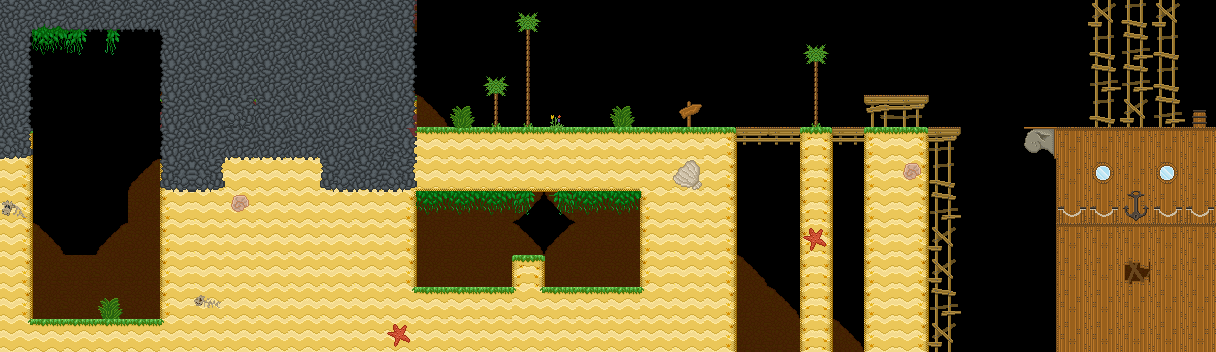

Rendered tile map (Tiled .tmx) drawn with the repository's tilesets; below, a short description and the map source with its tile grids summarised:
An orthogonal 38x11 tile map with 32x32 px tiles, 4 tile layers (background, main, foreground, hidden), 5 tilesets and 52 objects (21x veggie, 2x teleport, 2x beach_bush, start, goal, ...).

<map version="1.0" orientation="orthogonal" renderorder="right-down" width="38" height="11" tilewidth="32" tileheight="32" nextobjectid="62">
 <properties>
  <property name="hints" value="" />
  <property name="time_to_beat" value="14" />
 </properties>
 <tileset firstgid="1" name="grass_level" tilewidth="32" tileheight="32" tilecount="153" columns="17">
  <image source="../../sprites/tilesets/34tile.png" width="544" height="306" />
 </tileset>
 <tileset firstgid="154" name="object_tilemap_32" tilewidth="32" tileheight="32" tilecount="25" columns="5">
  <image source="../../sprites/tilesets/object_tilemap_32.png" width="160" height="160" />
  <tile id="0">
   <properties>
    <property name="item_no" value="5" />
    <property name="type" value="costume_head" />
   </properties>
  </tile>
  <tile id="1">
   <properties>
    <property name="spawn" value="spawn" />
   </properties>
  </tile>
  <tile id="2">
   <properties>
    <property name="goal" value="goal" />
   </properties>
  </tile>
  <tile id="3">
   <properties>
    <property name="name" value="pig" />
   </properties>
  </tile>
  <tile id="4">
   <properties>
    <property name="direction" value="left" />
    <property name="name" value="walking_enemy" />
   </properties>
  </tile>
 </tileset>
 <tileset firstgid="179" name="object_tilemap_16" tilewidth="16" tileheight="16" tilecount="12" columns="4">
  <image source="../../sprites/tilesets/object_tilemap_16.png" width="64" height="48" />
 </tileset>
 <tileset firstgid="191" name="treetops_big_96" tilewidth="96" tileheight="64" tilecount="2" columns="2">
  <image source="../../sprites/objects/scenery/treetops_big_96.png" trans="ff00ff" width="192" height="64" />
 </tileset>
 <tileset firstgid="193" name="34tile_beach_temp" tilewidth="33" tileheight="33" spacing="1" margin="1" tilecount="189" columns="21">
  <image source="../../sprites/tilesets/34tile_beach_temp.png" width="714" height="306" />
 </tileset>
 <layer name="background" width="38" height="11">
  <properties>
   <property name="background" value="background" />
  </properties>
  <data>[418 cells, 119 non-empty, 19 distinct tile ids]</data>
 </layer>
 <layer name="main" width="38" height="11">
  <data>[418 cells, 211 non-empty, 34 distinct tile ids]</data>
 </layer>
 <layer name="foreground" width="38" height="11">
  <properties>
   <property name="foreground" value="foreground" />
  </properties>
  <data>[418 cells, 44 non-empty, 22 distinct tile ids]</data>
 </layer>
 <layer name="hidden" width="38" height="11">
  <data>[418 cells, 32 non-empty, 4 distinct tile ids]</data>
 </layer>
 <objectgroup color="#e70000" name="hard-blocks">
  <object id="43" x="1056" y="128" width="160" height="224" />
  <object id="45" x="32" y="320" width="128" height="32" />
  <object id="48" x="160" y="96" width="32" height="96" />
  <object id="49" x="0" y="0" width="32" height="160" />
  <object id="50" x="160" y="0" width="32" height="32" />
 </objectgroup>
 <objectgroup color="#0055ff" name="soft-blocks">
  <object id="1" x="864" y="96" width="64" height="32" />
  <object id="2" x="928" y="128" width="32" height="32" />
  <object id="3" x="736" y="128" width="64" height="32" />
  <object id="4" x="1024" y="128" width="32" height="32" />
  <object id="41" x="832" y="128" width="32" height="32" />
 </objectgroup>
 <objectgroup name="objects-32px">
  <object id="5" name="start" gid="155" x="448" y="288" width="32" height="32">
   <properties>
    <property name="direction" value="right" />
    <property name="health" value="100" />
   </properties>
  </object>
  <object id="6" name="goal" gid="156" x="80" y="144" width="32" height="32" />
  <object id="7" name="teleport" gid="161" x="576" y="288" width="32" height="32">
   <properties>
    <property name="newX" value="528" />
    <property name="newY" value="76" />
   </properties>
  </object>
  <object id="8" name="teleport" gid="161" x="1120" y="128" width="32" height="32">
   <properties>
    <property name="newX" value="64" />
    <property name="newY" value="288" />
   </properties>
  </object>
  <object id="9" name="chest" gid="154" x="288" y="96" width="32" height="32">
   <properties>
    <property name="item_no" value="6" />
    <property name="type" value="costume_head" />
   </properties>
  </object>
  <object id="60" name="beach_bush" gid="178" x="568" y="128" width="32" height="32" />
  <object id="61" name="beach_bush" gid="178" x="888" y="128" width="32" height="32" />
 </objectgroup>
 <objectgroup name="objects-16px">
  <object id="10" name="veggie" gid="190" x="520" y="232" width="16" height="16" />
  <object id="11" name="veggie" gid="190" x="488" y="248" width="16" height="16" />
  <object id="12" name="veggie" gid="190" x="552" y="248" width="16" height="16" />
  <object id="13" name="veggie" gid="190" x="808" y="120" width="16" height="16" />
  <object id="14" name="veggie" gid="190" x="744" y="120" width="16" height="16" />
  <object id="15" name="veggie" gid="190" x="648" y="120" width="16" height="16" />
  <object id="16" name="veggie" gid="190" x="616" y="120" width="16" height="16" />
  <object id="19" name="veggie" gid="190" x="872" y="88" width="16" height="16" />
  <object id="20" name="veggie" gid="190" x="904" y="88" width="16" height="16" />
  <object id="21" name="veggie" gid="190" x="1024" y="80" width="16" height="16" />
  <object id="22" name="veggie" gid="190" x="1064" y="120" width="16" height="16" />
  <object id="23" name="veggie" gid="190" x="952" y="56" width="16" height="16" />
  <object id="24" name="veggie" gid="190" x="712" y="120" width="16" height="16" />
  <object id="25" name="veggie" gid="190" x="984" y="56" width="16" height="16" />
  <object id="51" name="veggie" gid="190" x="72" y="280" width="16" height="16" />
  <object id="52" name="veggie" gid="190" x="72" y="248" width="16" height="16" />
  <object id="53" name="veggie" gid="190" x="104" y="232" width="16" height="16" />
  <object id="54" name="veggie" gid="190" x="104" y="264" width="16" height="16" />
  <object id="55" name="veggie" gid="190" x="104" y="200" width="16" height="16" />
  <object id="56" name="veggie" gid="190" x="72" y="216" width="16" height="16" />
  <object id="57" name="veggie" gid="190" x="72" y="184" width="16" height="16" />
 </objectgroup>
 <objectgroup name="treetop_big" />
 <objectgroup color="#00aa00" name="sand-blocks">
  <object id="26" x="416" y="288" width="96" height="64" />
  <object id="27" x="608" y="128" width="64" height="64" />
  <object id="28" x="416" y="128" width="192" height="64" />
  <object id="29" x="192" y="96" width="224" height="256" />
  <object id="31" x="192" y="0" width="224" height="32" />
  <object id="32" x="640" y="256" width="32" height="96" />
  <object id="33" x="640" y="192" width="32" height="64" />
  <object id="34" x="512" y="256" width="32" height="96" />
  <object id="35" x="544" y="288" width="96" height="64" />
  <object id="36" x="672" y="128" width="64" height="224" />
  <object id="37" x="800" y="128" width="32" height="224" />
  <object id="38" x="864" y="128" width="64" height="224" />
  <object id="44" x="0" y="160" width="32" height="192" />
  <object id="47" x="160" y="192" width="32" height="160" />
 </objectgroup>
</map>
